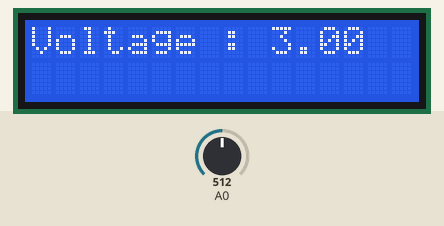
Simulated run of this sketch. Board: Arduino Uno, built with avr-gcc and run on an emulated ATmega328P. On the bench: 16×2 character LCD. The test bench sets the inputs (shaded band); at power-on: A0 = 512.

Above: at 1.2 s.
1.3 s: A0 set to 716
At 2.9 s:
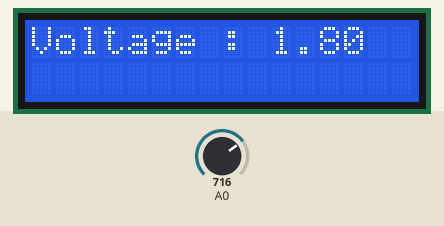
3.5 s: A0 set to 900
At 4.8 s:
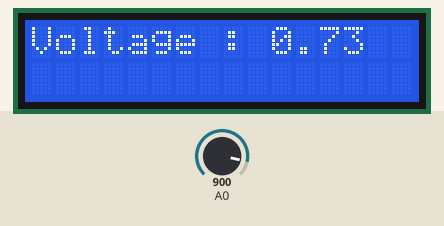
5.5 s: A0 set to 1023
At 6.7 s:
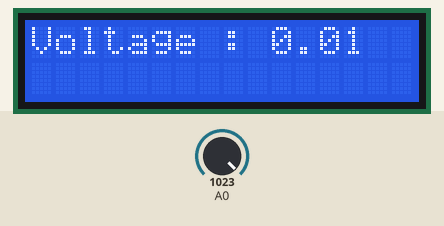
Timing chart, 0 to 8.5 s (numbered marks = the images above; inputs shaded):
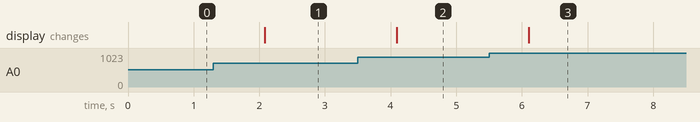

The sketch:

sketch_jun20a.ino
```cpp
// ref : https://www.electronicwings.com/arduino/lcd-16x2-interfacing-with-arduino-uno

#include <LiquidCrystal.h>

LiquidCrystal lcd(13, 12, 11, 10, 9, 8, 7, 6, 5, 4, 3);

void setup() {
  //:: Display
  lcd.begin(16, 2);
  //:: Battery Life
  pinMode(A0 , INPUT);

  //
}

void loop() {
   float vol = 0.0;

   for(int k = 0 ; k < 50;k++)
   {
      vol += 1024 - analogRead(A0);
   }
   vol/= 50;
   vol = (vol*6.00)/1024;


   lcd.clear();
   lcd.println("Voltage : " + String(vol));

   delay(2000);
}
```

Measured:
- after the input at 1.3 s, the display: changes after 0.78 s (image 1)
- after the input at 3.5 s, the display: changes after 0.59 s (image 2)
- after the input at 5.5 s, the display: changes after 0.60 s (image 3)
